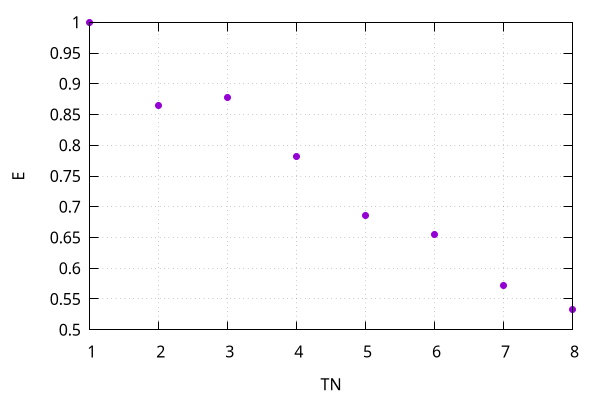

The script that saved this image:
set ylabel "E"
set xlabel "TN"
set grid
set nokey
set terminal pngcairo size 600, 400
set output "eTN.png"
plot "eTN.dat" u 1:2 w p pt 7 
